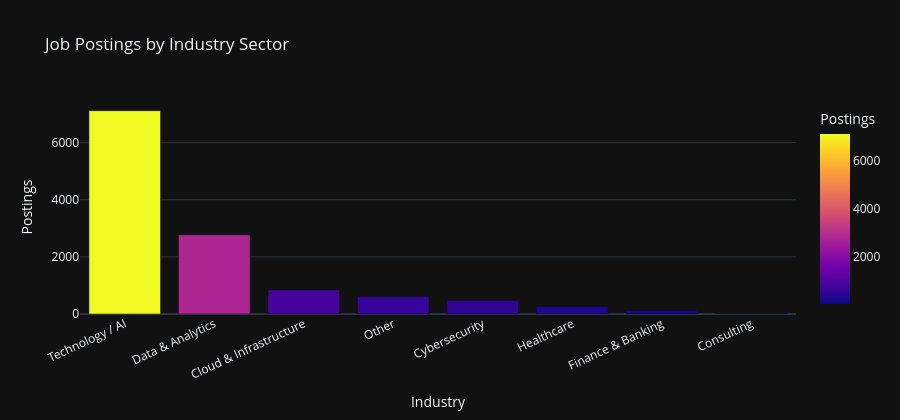

Source (notebook cell):
### Code cell
ind_counts = df['industry'].value_counts().reset_index()
ind_counts.columns = ['industry', 'postings']

fig = px.bar(
    ind_counts,
    x='industry', y='postings',
    color='postings',
    color_continuous_scale='Plasma',
    title='Job Postings by Industry Sector',
    template=PLOTLY_TEMPLATE,
    labels={'postings': 'Postings', 'industry': 'Industry'}
)
fig.update_layout(xaxis_tickangle=-25, height=420, showlegend=False)
save_plotly(fig, '04_industry_distribution')
fig.show()

### Figure 1 — Plotly figure (JSON) as saved in the notebook; plotly's stock layout.template omitted (floating-point values rounded to 4 significant figures)
{"data": [{"hovertemplate": "Industry=%{x}<br>Postings=%{marker.color}<extra></extra>", "legendgroup": "", "marker": {"color": [7116, 2772, 840, 606, 474, 264, 123, 22], "coloraxis": "coloraxis", "pattern": {"shape": ""}}, "name": "", "orientation": "v", "showlegend": false, "textposition": "auto", "type": "bar", "x": ["Technology / AI", "Data & Analytics", "Cloud & Infrastructure", "Other", "Cybersecurity", "Healthcare", "Finance & Banking", "Consulting"], "xaxis": "x", "y": [7116, 2772, 840, 606, 474, 264, 123, 22], "yaxis": "y"}], "layout": {"barmode": "relative", "coloraxis": {"autocolorscale": false, "colorbar": {"title": {"text": "Postings"}}, "colorscale": [[0.0, "#0d0887"], [0.1111, "#46039f"], [0.2222, "#7201a8"], [0.3333, "#9c179e"], [0.4444, "#bd3786"], [0.5556, "#d8576b"], [0.6667, "#ed7953"], [0.7778, "#fb9f3a"], [0.8889, "#fdca26"], [1.0, "#f0f921"]]}, "height": 420, "legend": {"tracegroupgap": 0}, "showlegend": false, "title": {"text": "Job Postings by Industry Sector"}, "xaxis": {"anchor": "y", "domain": [0.0, 1.0], "tickangle": -25, "title": {"text": "Industry"}}, "yaxis": {"anchor": "x", "domain": [0.0, 1.0], "title": {"text": "Postings"}}}}
